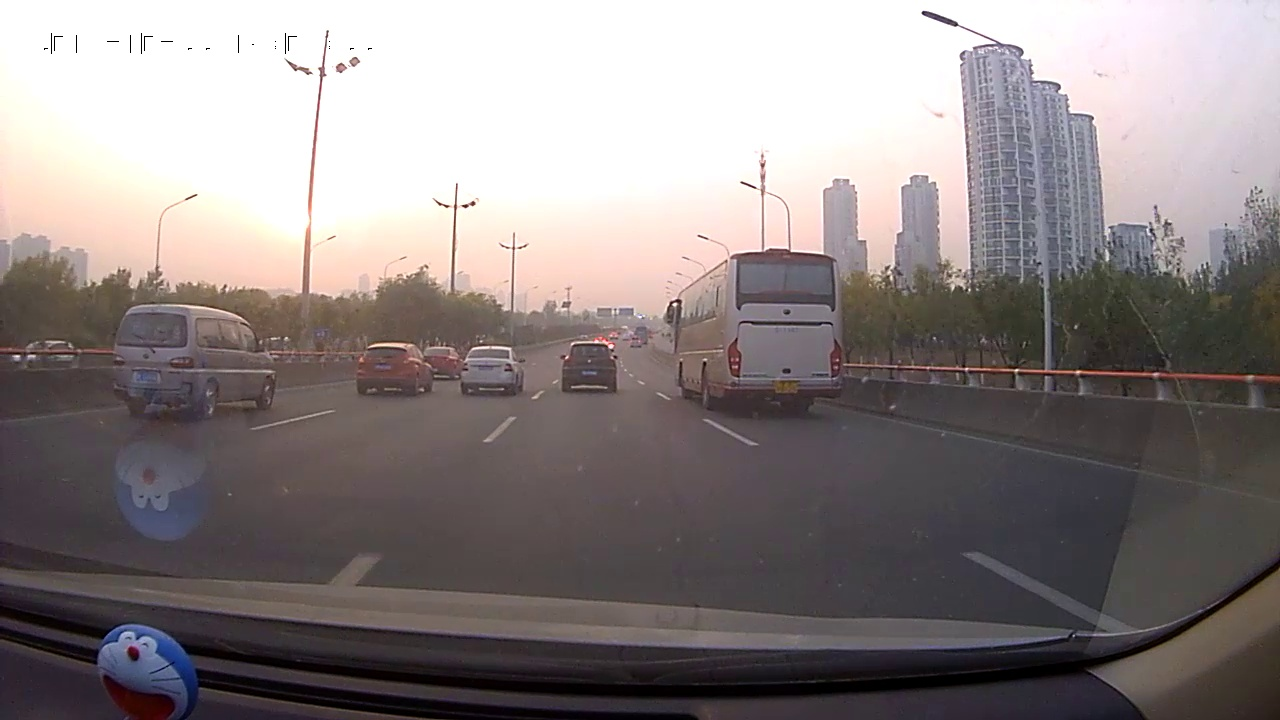
#> input picture task2_车道线检测_霍夫变换&虚实线检测/cut_imgs/1.jpg, 1280 x 720 px
$ python '2 RGB2Gray.py'
#> lines starting #> are read from the running program, lines starting #| are printed output that depends on the picture
#!/usr/bin/env/ python
# -*- coding:utf-8 -*-
# Created by: Vanish
# Created on: 2018/12/12


import matplotlib.image as mplimg
import matplotlib.pyplot as plt
import cv2

img = mplimg.imread('./cut_imgs/1.jpg')
#> img is the input picture: shape (720, 1280, 3); mean R, G, B 139.6, 131.5, 131.4
gray = cv2.cvtColor(img, cv2.COLOR_RGB2GRAY)
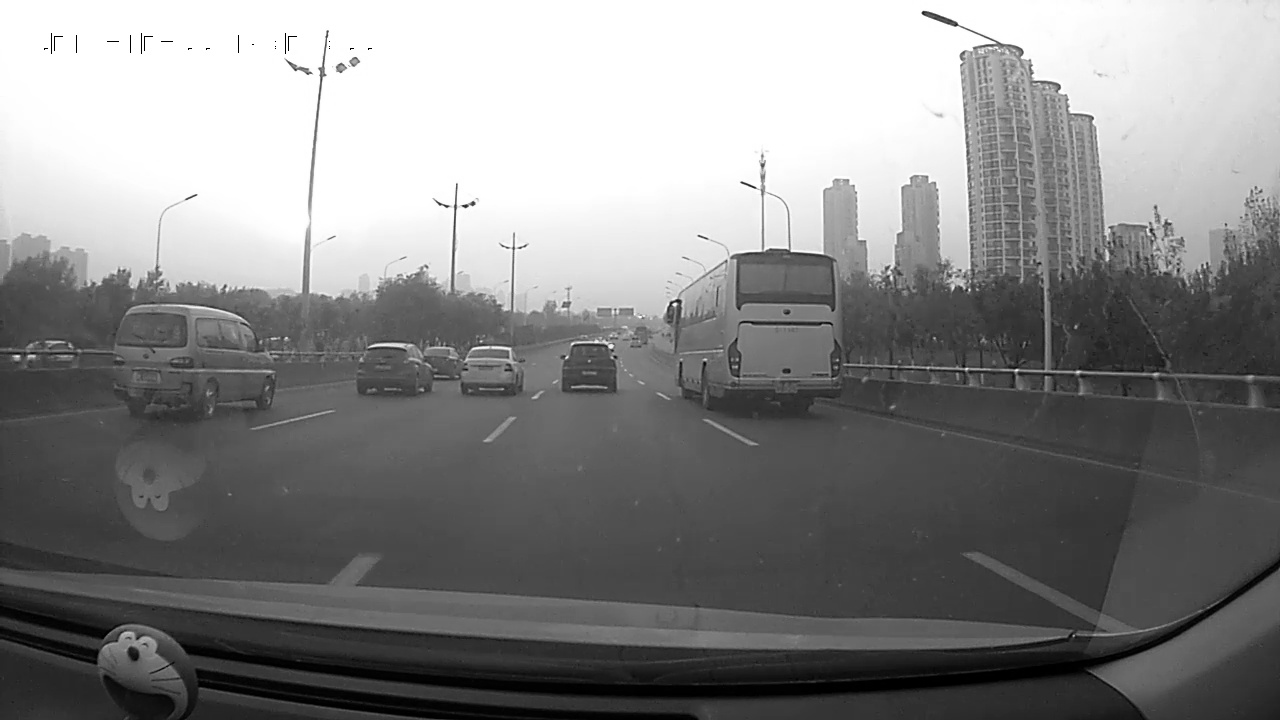
#> gray: shape (720, 1280); min 0, max 255, mean 133.9
plt.imshow(gray)
plt.show()

$ run again, with task2_车道线检测_霍夫变换&虚实线检测/cut_imgs/10.jpg copied over task2_车道线检测_霍夫变换&虚实线检测/cut_imgs/1.jpg
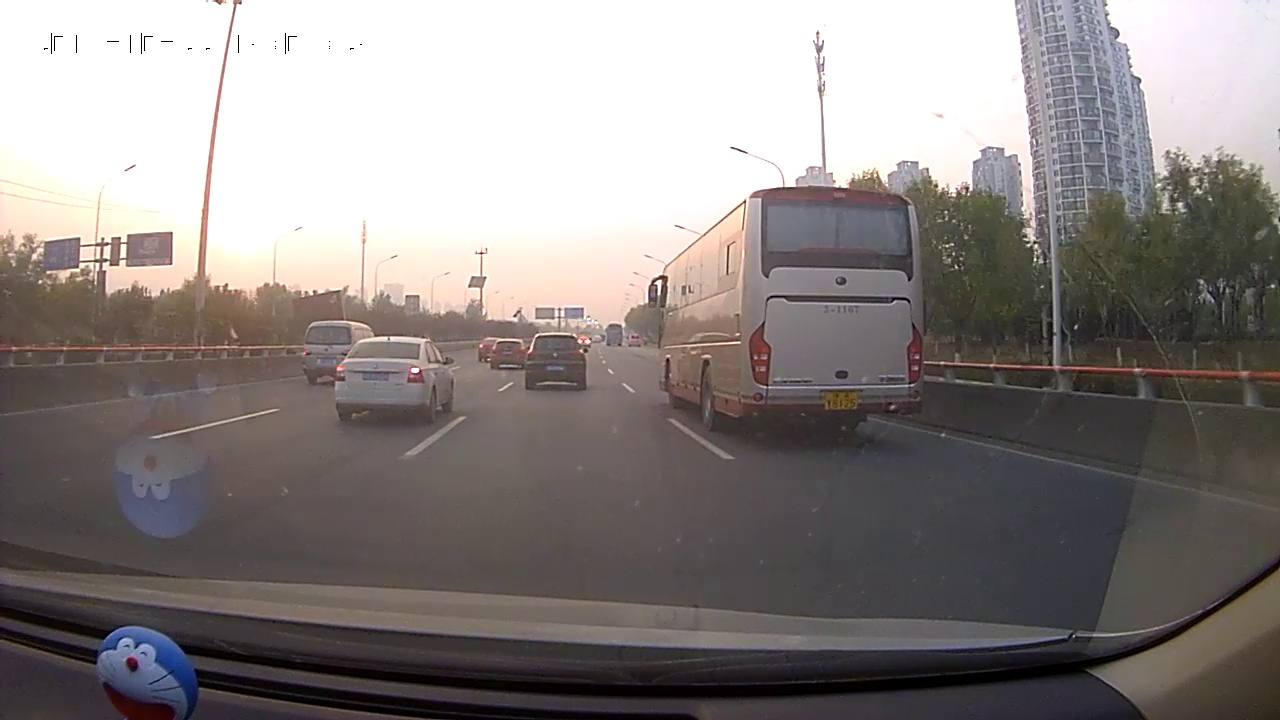
#> input picture task2_车道线检测_霍夫变换&虚实线检测/cut_imgs/10.jpg, 1280 x 720 px
#> img is the input picture: shape (720, 1280, 3); mean R, G, B 138.7, 132.4, 130.7
#> `gray = cv2.cvtColor(img, cv2.COLOR_RGB2GRAY)`:
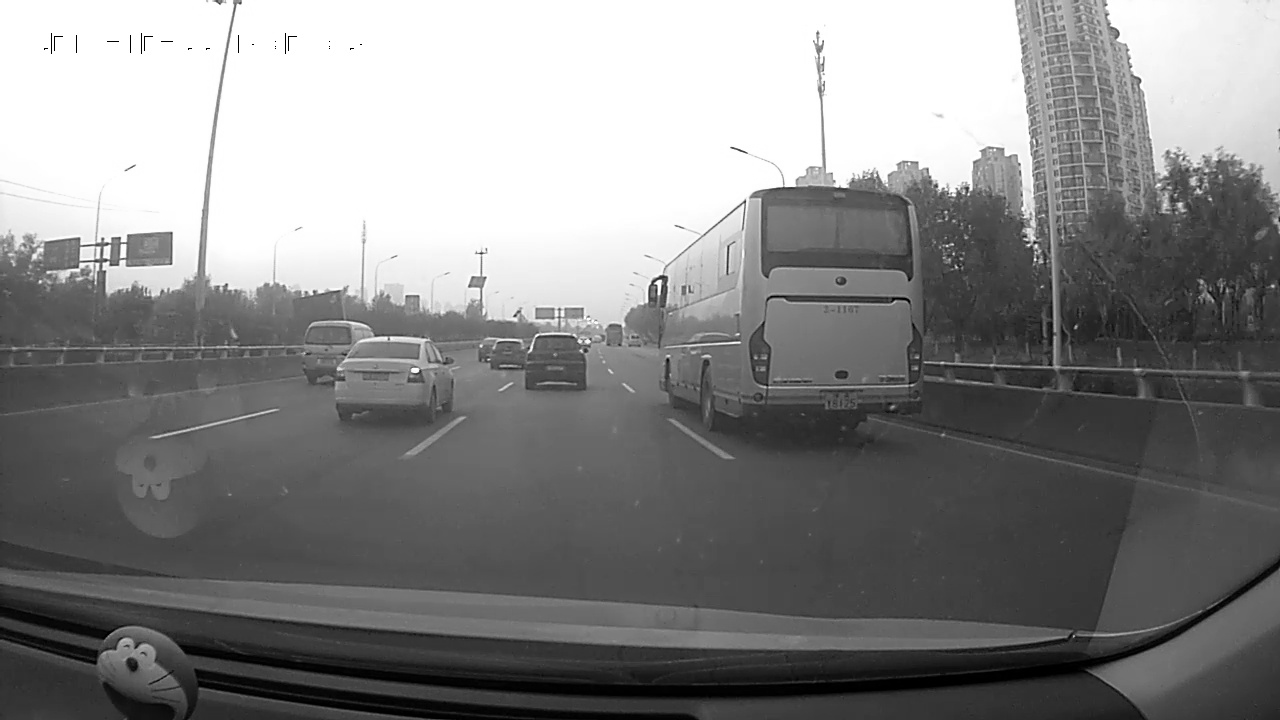
#> gray: shape (720, 1280); min 0, max 255, mean 134.1

$ run again, with task2_车道线检测_霍夫变换&虚实线检测/cut_imgs/100.jpg copied over task2_车道线检测_霍夫变换&虚实线检测/cut_imgs/1.jpg
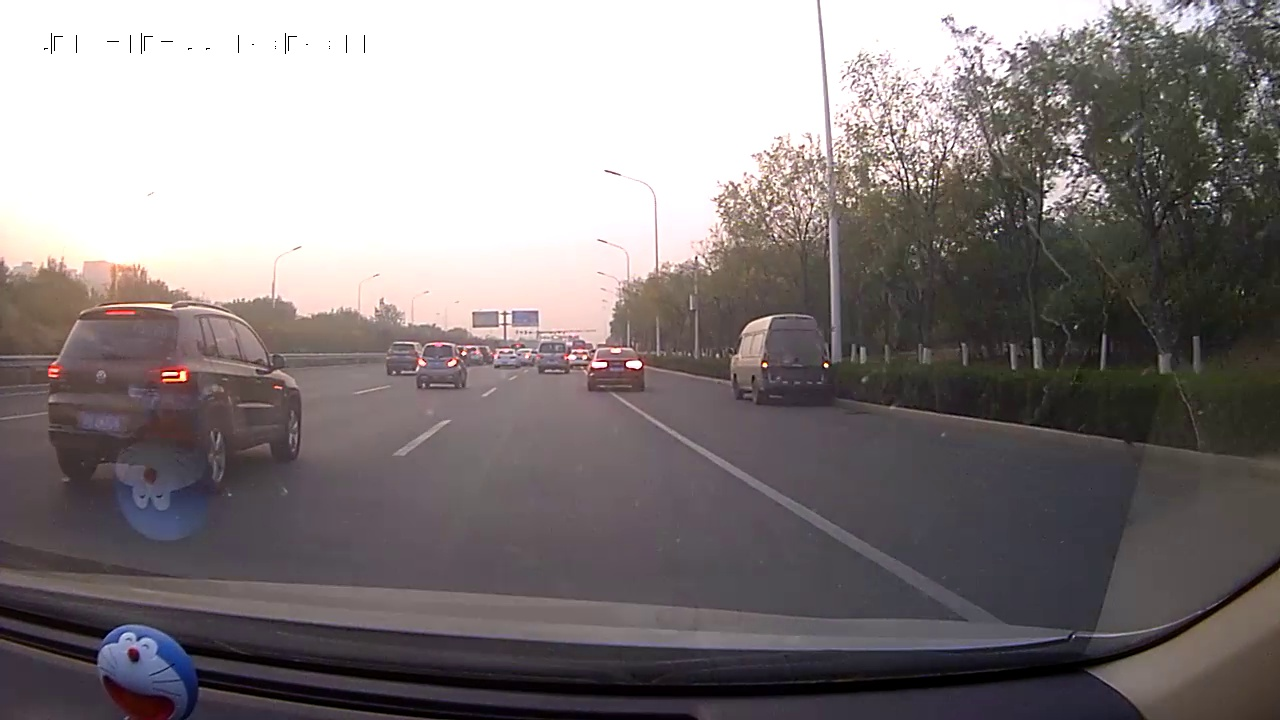
#> input picture task2_车道线检测_霍夫变换&虚实线检测/cut_imgs/100.jpg, 1280 x 720 px
#> img is the input picture: shape (720, 1280, 3); mean R, G, B 132, 125.3, 126
#> `gray = cv2.cvtColor(img, cv2.COLOR_RGB2GRAY)`:
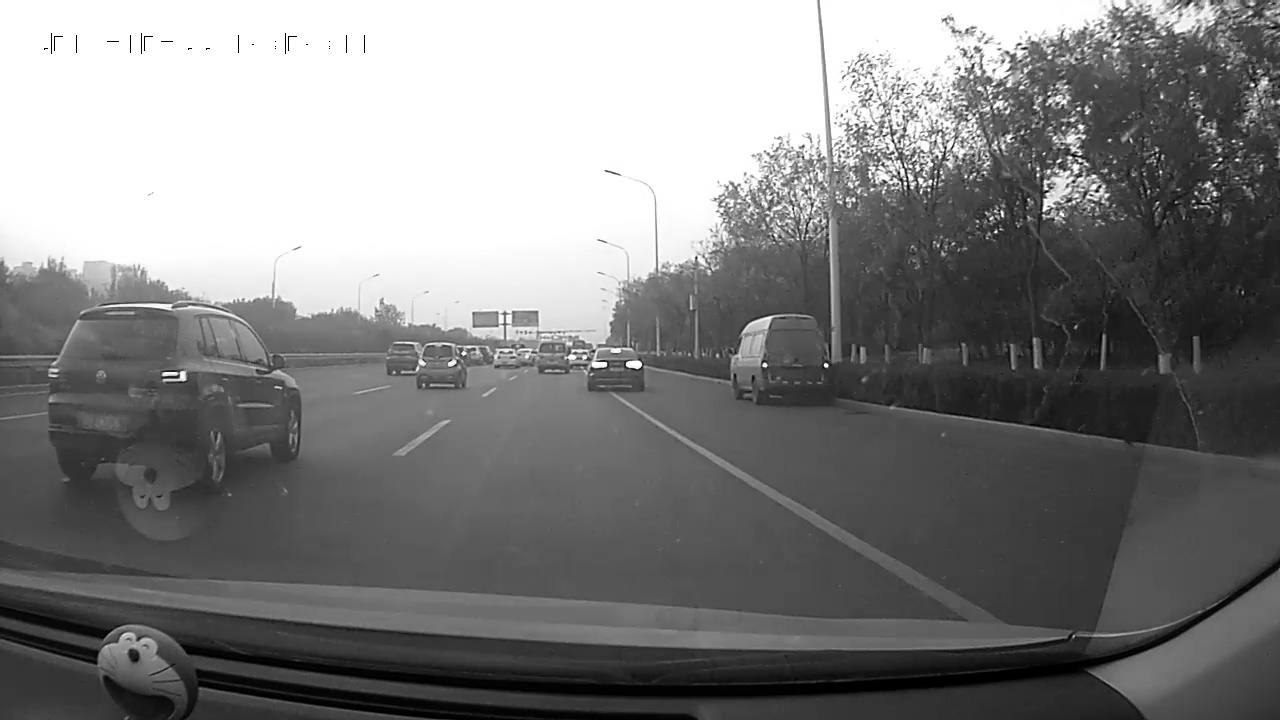
#> gray: shape (720, 1280); min 0, max 255, mean 127.4
